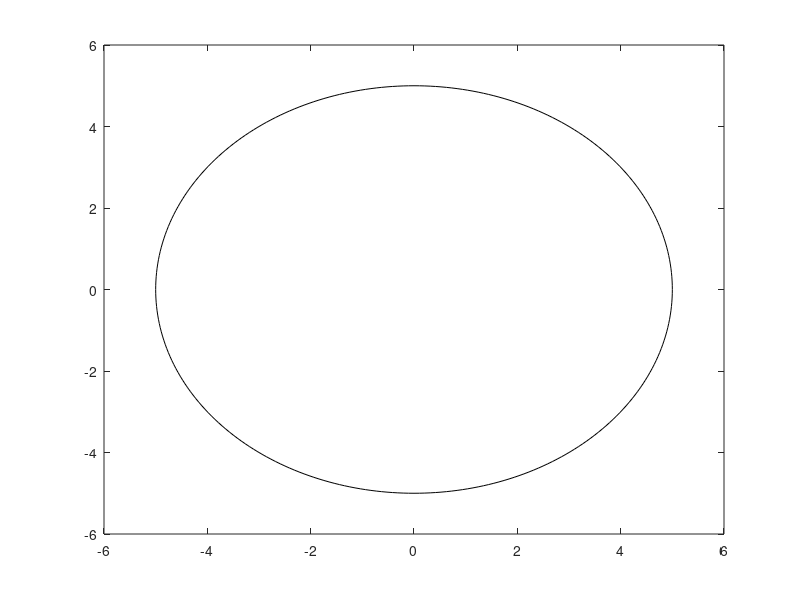

MATLAB code to generate this figure: (Note: this script raises an error after producing the figure.)
function gaitSim(varargin)
if nargin == 0
   radius = 5;
   legs = 5;
else
radius = varargin{1};
legs = varargin{2};
end

f = figure;
ax = axes(f);
lims = radius+(0.2*radius);


% Initialize circle paths
th = 0:pi/150:2*pi;
xs = radius * cos(th);
ys = radius * sin(th);

plot(ax,xs,ys,'k');
hold(ax,'on');
[ax.XLim,ax.YLim] = deal([-lims,lims]);
pLength = floor(length(th)/legs);
paths = [];
pathH = [];
pointH = [];
pathStep=[];
for p=1:legs
    legPath = [xs(pLength*(p-1)+1:(p)*pLength)',ys(pLength*(p-1)+1:(p)*pLength)'];
    % off paths so that 1 is always off - the /4 is hardcoded for 5 legs
%     paths(p,:,:) = circshift(legPath,pLength*(p-1)/4);
paths(p,:,:) = legPath;
    pathStep(p) = floor(pLength*(p-1)/4 + 1);
    pathH(p) = plot(ax,legPath(:,1),legPath(:,2),'g');
    pointH(p) = plot(ax,paths(p,1,1),paths(p,1,2),'bo','markerSize',12);
end

while 1

   for p=1:legs
       if pathStep(p) > pLength
        pathStep(p) = (-pLength/4 + 1);
        set(pointH(p),'visible','off');
        set(pathH(p),'color','r');
       elseif pathStep(p)<=pLength && pathStep(p) >=1
       set(pathH(p),'color','g');
       set(pointH(p), 'XData',paths(p,pathStep(p),1),'YData',paths(p,pathStep(p),2),'visible','on');
       end
       pathStep(p) = pathStep(p)+1;
   end
   drawnow;
   
          pause(0.1);
end
end